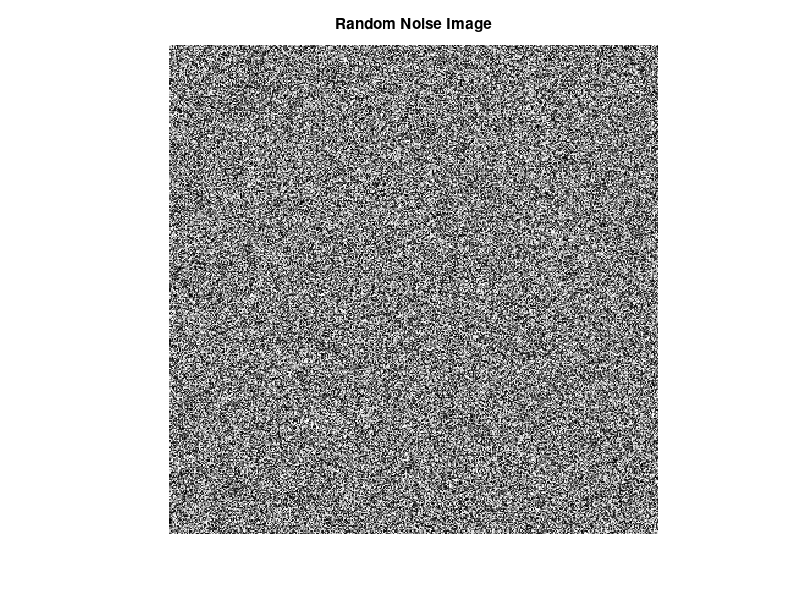

Reproduce this figure in MATLAB. (Note: this script raises an error after producing the figure.)
clc; clear;

I=1; h=1; Omega=4*pi; % I: intensity (cd), h: distance (m), Omega: solid angle (steradian)
P = I*Omega;  % the luminous flux or radial power, unit: lm

% restore a gray level image, initialize a table
N=400; 
ima1=zeros(N,N);  ima2=zeros(N,N);
ima1=rand(N,N); % exemple particulier 
figure, imshow(ima1), title('Random Noise Image');

pos_x = zeros(N); pos_y = zeros(N);   % the position in the real world
for i = 1:N
    pos_x(i) = i/N - 1/2;
    pos_y(i) = i/N - 1/2;
end

for i = 1:N
    for j = 1:N
        pos = [pos_x(i), pos_y(j), 1];
        d = euclidean(pos);
        ima2(i,j) = P / (4*pi*d^2);
    end
end

figure, imshow(ima2), title('Plan: Source 1 meter away');

% calculate the euclidean distance from point(m,n,1) to point (0,0,0)
function dist = euclidean(pos)
    dist = sqrt(sum((abs(pos) - [0,0,0]).^2, 2));
end
